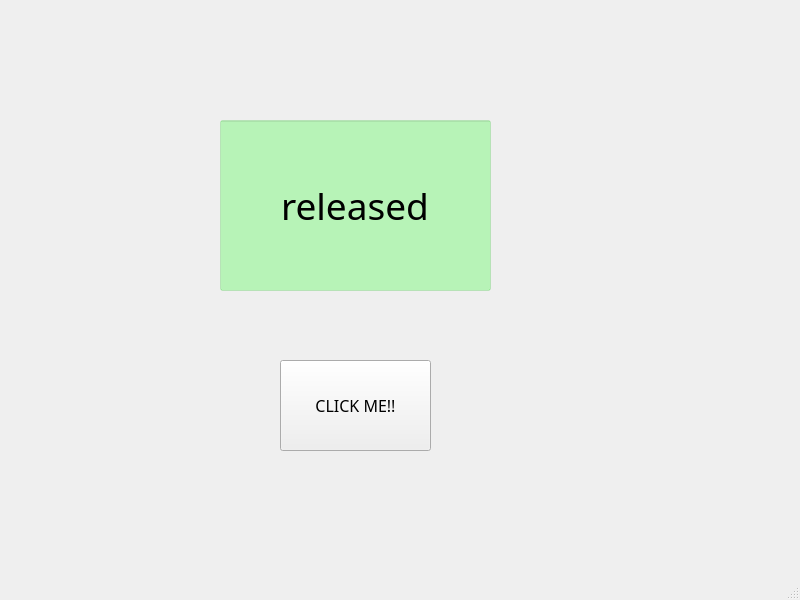
<?xml version="1.0" encoding="UTF-8"?>
<ui version="4.0">
 <class>MainWindow</class>
 <widget class="QMainWindow" name="MainWindow">
  <property name="geometry">
   <rect>
    <x>0</x>
    <y>0</y>
    <width>800</width>
    <height>600</height>
   </rect>
  </property>
  <property name="font">
   <font>
    <bold>false</bold>
   </font>
  </property>
  <property name="cursor">
   <cursorShape>PointingHandCursor</cursorShape>
  </property>
  <property name="windowTitle">
   <string>You won't be able to click on me.</string>
  </property>
  <widget class="QWidget" name="centralwidget">
   <widget class="QPushButton" name="pushButton">
    <property name="geometry">
     <rect>
      <x>280</x>
      <y>360</y>
      <width>151</width>
      <height>91</height>
     </rect>
    </property>
    <property name="font">
     <font>
      <family>OCR A Extended</family>
      <pointsize>12</pointsize>
      <bold>false</bold>
      <underline>false</underline>
      <strikeout>false</strikeout>
      <kerning>true</kerning>
     </font>
    </property>
    <property name="text">
     <string>CLICK ME!!</string>
    </property>
    <property name="checkable">
     <bool>true</bool>
    </property>
   </widget>
   <widget class="QLineEdit" name="lineEdit">
    <property name="geometry">
     <rect>
      <x>220</x>
      <y>120</y>
      <width>271</width>
      <height>171</height>
     </rect>
    </property>
    <property name="font">
     <font>
      <family>OCR A Extended</family>
      <pointsize>28</pointsize>
      <bold>false</bold>
     </font>
    </property>
    <property name="cursor">
     <cursorShape>ArrowCursor</cursorShape>
    </property>
    <property name="styleSheet">
     <string notr="true">background-color: rgba(0, 255, 0, 60);</string>
    </property>
    <property name="text">
     <string>released</string>
    </property>
    <property name="alignment">
     <set>Qt::AlignCenter</set>
    </property>
   </widget>
  </widget>
  <widget class="QMenuBar" name="menubar">
   <property name="geometry">
    <rect>
     <x>0</x>
     <y>0</y>
     <width>800</width>
     <height>22</height>
    </rect>
   </property>
  </widget>
  <widget class="QStatusBar" name="statusbar"/>
 </widget>
 <resources/>
 <connections/>
</ui>
